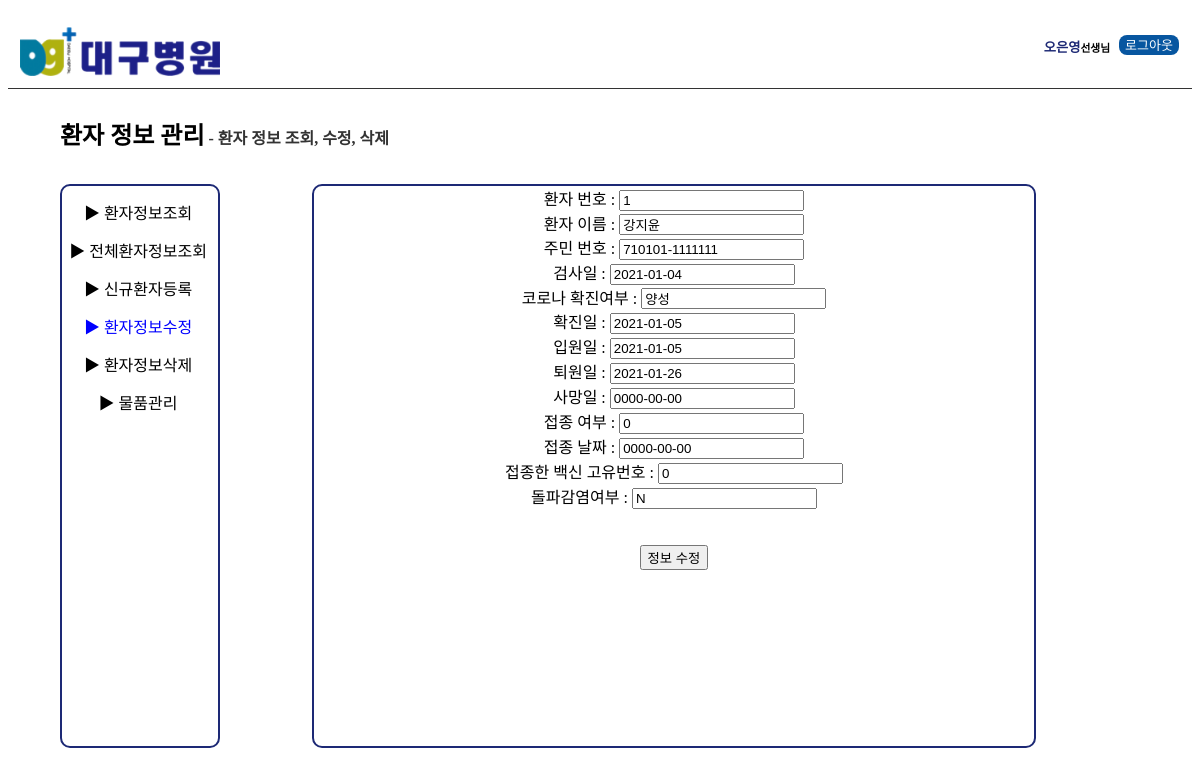
The app's page /php/update_DD.php?pid=710101-1111111 with its own data.
### tables this page shows
CREATE TABLE `patient_table` (
  `patient_num` INT AUTO_INCREMENT,   
  `patient_name` VARCHAR(3) NOT NULL,   
  `pid` VARCHAR(14) NOT NULL,   
  `hospital_name` VARCHAR(5) NOT NULL,  
  `check_date` DATE NULL,  
  `COVID19_test_result` VARCHAR(2) NOT NULL,   
  `COVID19_diagnosis` DATE NULL,   
  `hospitalization_date` DATE NULL,   
  `discharge_date` DATE NULL,   
  `death_date` DATE NULL,   
  `inoculation` INT NOT NULL,   
  `vaccination_date` DATE NOT NULL,   
  `vaccine_num` VARCHAR(10) NULL,   
  `breakthrough_infection` VARCHAR(1) NOT NULL,  
  PRIMARY KEY (`patient_num`),
  FOREIGN KEY(hospital_name) REFERENCES hospital_table(hospital_name),
  FOREIGN KEY(pid) REFERENCES public_table(pid)
  );

### php/update_DD.php (the view, shortened to what this page needs)
<HTML>
<Head>
</Head>
<body>
<div id = "header">
<img src="대구병원로고.png" width = 200, height = auto>
<div class = "name">
<h5>오은영</h5><h6>선생님</h6>
</div>
<div class= "logout">
로그아웃
</div>
</div>
<div id = "content">
<h2>  환자 정보 관리 </h2>
<div class = "st">
 <strong> - 환자 정보 조회, 수정, 삭제 </strong>
</div>
</div>
<div id = "main">
<div id = "form">
<a href="select_D.php" > ▶ 환자정보조회 </a>
<a href="전체환자조회_대구.php" > ▶ 전체환자정보조회 </a>
<a href="insert_D.php" > ▶ 신규환자등록 </a>
<a href="update_D.php" style="color:blue" > ▶ 환자정보수정 </a>
<a href="delete_D.php" > ▶ 환자정보삭제 </a>
<a href="물품관리_대구.php" > ▶ 물품관리 </a>
</div>
<div id ="m">
<?php
   $con=mysqli_connect("localhost", "root", "1234", "govdb") or die("MySQL 접속 실패 !!");
   $sql ="SELECT * FROM patient_table WHERE pid = '".$_GET['pid']."' AND patient_table.hospital_name='대구병원'";
   $ret = mysqli_query($con, $sql);
   $row = mysqli_fetch_array($ret);
   $patient_num = $row['patient_num'];
   $patient_name = $row["patient_name"];
   $pid = $row["pid"];
   $check_date = $row["check_date"];
   $COVID19_test_result = $row["COVID19_test_result"];
   $COVID19_diagnosis = $row["COVID19_diagnosis"];
   $hospitalization_date = $row["hospitalization_date"];
   $discharge_date = $row["discharge_date"];
   $death_date = $row["death_date"];
   $inoculation = $row["inoculation"];
   $vaccination_date = $row["vaccination_date"];
   $vaccine_num = $row["vaccine_num"];
   $breakthrough_infection = $row["breakthrough_infection"];
?>
<FORM METHOD="post" ACTION="update_result_D.php">
      환자 번호 : <INPUT TYPE = "text" NAME="patient_num" VALUE=<?php echo $patient_num ?> READONLY> <br>
      환자 이름 : <INPUT TYPE = "text" NAME="patient_name" VALUE=<?php echo $patient_name ?>> <br>
      주민 번호 : <INPUT TYPE = "text" NAME="pid" VALUE=<?php echo $pid ?> READONLY>  <br>
      검사일    : <INPUT TYPE = "text" NAME="check_date" VALUE=<?php echo $check_date ?>> <br>
      코로나 확진여부 : <INPUT TYPE = "text" NAME="COVID19_test_result" VALUE=<?php echo $COVID19_test_result ?>> <br>
      확진일    : <INPUT TYPE = "text" NAME="COVID19_diagnosis" VALUE=<?php echo $COVID19_diagnosis ?>> <br>
      입원일    : <INPUT TYPE = "text" NAME="hospitalization_date" VALUE=<?php echo $hospitalization_date ?>> <br>
      퇴원일    : <INPUT TYPE = "text" NAME="discharge_date" VALUE=<?php echo $discharge_date ?>> <br>
      사망일    : <INPUT TYPE = "text" NAME="death_date" VALUE=<?php echo $death_date ?>> <br>
      접종 여부 : <INPUT TYPE = "text" NAME="inoculation" VALUE=<?php echo $inoculation ?>> <br>
      접종 날짜 : <INPUT TYPE = "text" NAME="vaccination_date" VALUE=<?php echo $vaccination_date ?>> <br>
      접종한 백신 고유번호 : <INPUT TYPE = "text" NAME="vaccine_num" VALUE=<?php echo $vaccine_num ?>> <br>
      돌파감염여부 : <INPUT TYPE = "text" NAME="breakthrough_infection" VALUE=<?php echo $breakthrough_infection ?>> <br>
      <BR><BR>
      <INPUT TYPE="submit" VALUE="정보 수정">
</FORM>
</div>
</div>
</body>
</HTML>

### php/update_DD.php (style rules this page uses)
a { color : black; text-decoration:none; }
img { display : inline-block; position: fixed; top:27px; left:20px }
h2 { display : inline-block }
h5, h6 { display : inline-block }
h5 { color : #1d2975 }
#header { width:100%; height:80px; display : block; border-bottom : 1px solid #333 }
.st { display : inline-block; color:#333 }
.name { display : inline-block; position: absolute; top:15px; right:90px }
.logout { width: 60px; height:20px; background:#0756a0; display : inline-block; border-radius : 8px; color:white; float:right; position:absolute; top : 35px; right : 21px; font-size:13px; text-align:center }
#content { position:absolute; top:12%; left:5%; }
#form { position: absolute; top:23%; left : 5%; text-align :center; display:block; width:13%; height:70%; border : 2.5px solid #1d2975; border-radius:10px; }
#m { position: absolute; top:23%; left : 26%; text-align :center; display:block; width:60%; height:70%; border : 2.5px solid #1d2975; border-radius:10px; }
a { display : block; padding-top : 9%; padding-right : 2.5% }

### records on screen
patient_table: patient_num "1", patient_name "강지윤", pid "710101-1111111", check_date "2021-01-04", COVID19_test_result "양성", COVID19_diagnosis "2021-01-05", hospitalization_date "2021-01-05", discharge_date "2021-01-26", death_date "0000-00-00", inoculation "0", vaccination_date "0000-00-00", vaccine_num "0", breakthrough_infection "N"
